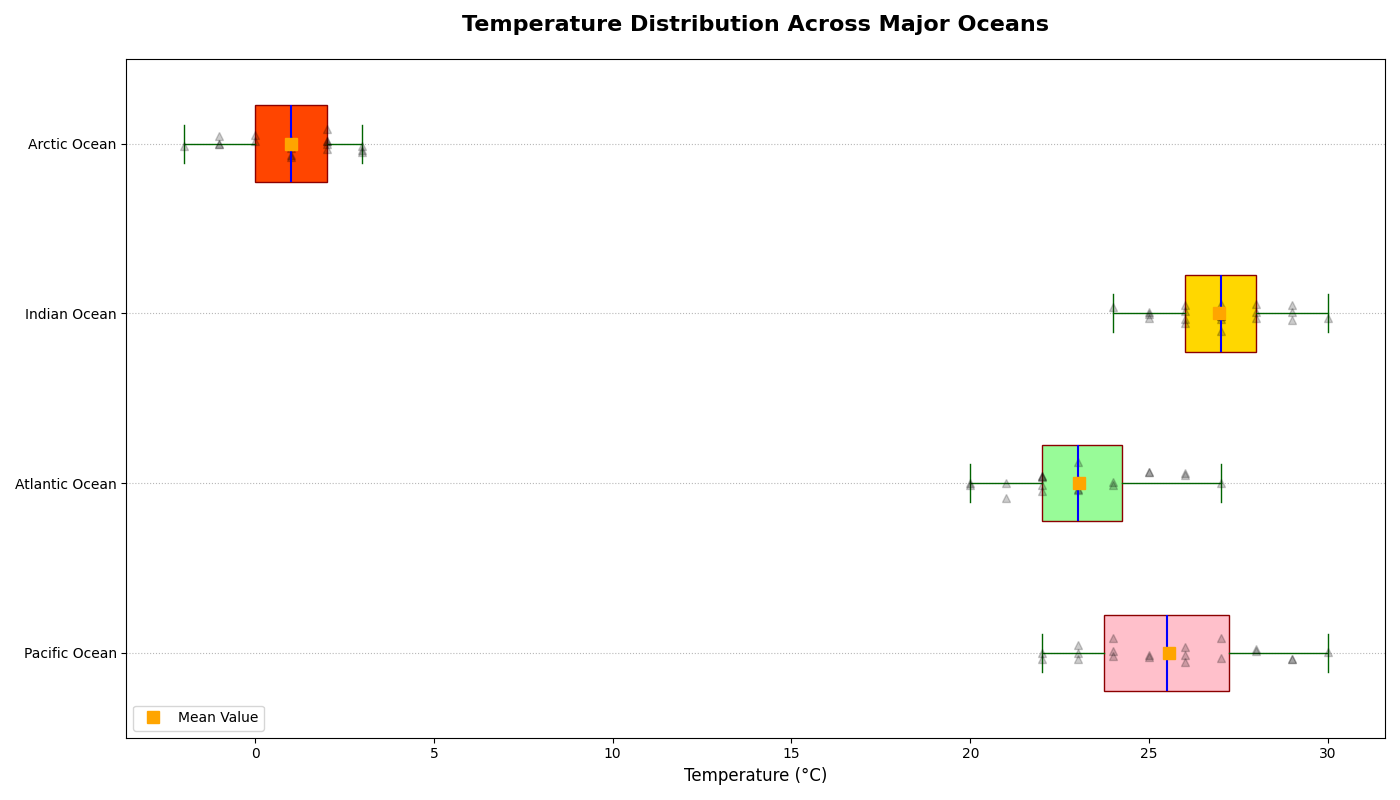

This figure's Python source:
import matplotlib.pyplot as plt
import numpy as np

# Data for ocean temperatures
pacific_temps = [22, 24, 23, 23, 25, 26, 27, 24, 26, 28, 29, 30, 27, 25, 24, 28, 26, 23, 22, 29]
atlantic_temps = [20, 21, 22, 23, 22, 24, 25, 26, 23, 22, 21, 20, 22, 23, 24, 26, 27, 25, 23, 22]
indian_temps = [25, 27, 28, 29, 27, 26, 25, 24, 26, 27, 28, 29, 30, 29, 28, 27, 26, 25, 26, 27]
arctic_temps = [1, 2, 3, 2, 1, 0, -1, 1, 2, 3, -1, -2, 1, 0, 2, 3, -1, 1, 2, 1]

temperature_data = [pacific_temps, atlantic_temps, indian_temps, arctic_temps]
ocean_names = ['Pacific Ocean', 'Atlantic Ocean', 'Indian Ocean', 'Arctic Ocean']

fig, ax = plt.subplots(figsize=(14, 8))

# Creating and customizing the boxplot with random stylistic changes
box = ax.boxplot(temperature_data, vert=False, patch_artist=True, notch=False,
                 boxprops=dict(facecolor='pink', color='darkred'),
                 whiskerprops=dict(color='darkgreen', linestyle='-'),
                 capprops=dict(color='darkgreen'),
                 medianprops=dict(color='blue', linewidth=1.5),
                 flierprops=dict(marker='^', color='purple', alpha=0.6),
                 meanline=False, showmeans=True, meanprops=dict(marker='s', markerfacecolor='orange', markeredgecolor='orange', markersize=8))

colors = ['#FFC0CB', '#98FB98', '#FFD700', '#FF4500']
for patch, color in zip(box['boxes'], colors):
    patch.set_facecolor(color)

for i, data in enumerate(temperature_data):
    y = np.random.normal(i + 1, 0.04, size=len(data))
    ax.plot(data, y, '^', alpha=0.2, color='black')

ax.set_xlabel('Temperature (°C)', fontsize=12)
ax.set_yticks([1, 2, 3, 4])
ax.set_yticklabels(ocean_names)
ax.set_title('Temperature Distribution Across Major Oceans', fontsize=16, fontweight='bold', pad=20)

ax.legend([box["means"][0]], ['Mean Value'], loc='lower left', fontsize=10)

ax.grid(axis='y', linestyle=':', alpha=0.9)

plt.tight_layout()
plt.show()
